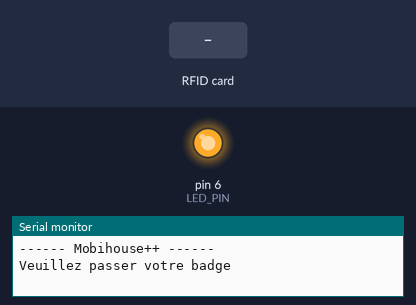
Bench run of a sketch on a simulated Arduino Uno, built for the host (arithmetic inside an expression is 32-bit, double 64-bit). Parts: output pins drawn as LEDs (lit = HIGH), the last lines printed to the serial monitor. Inputs (shaded band) come from the test bench.

Above: at 1.2 s.
1.3 s: RFID card 5E 7A 19 C4 held to the reader
At 6.6 s:
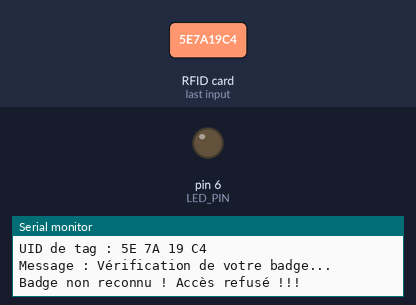
Timing chart, 0 to 10.3 s (numbered marks = the images above; inputs shaded):
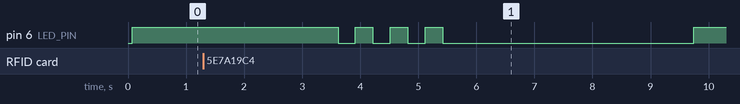

Measured:
- after the input at 1.3 s, pin 6 (LED_PIN): goes 3 × (LOW 0.30 s, HIGH 0.30 s), LOW 4.3 s, then HIGH, starting after 2.3 s

The sketch:

RFID4.ino
```cpp
#include <SPI.h>
#include <MFRC522.h>
#include <Ethernet.h>
//On défini les pin
#define SS_PIN 10
#define RST_PIN 9
#define LED_PIN 6
unsigned long previousMillis=0;
unsigned long interval = 10000L;
unsigned long interval2 = 25000L;
int incomingByte;
byte SerialOK=0;


// Definition des pin du RC522
MFRC522 mfrc522(SS_PIN, RST_PIN);

char st[20];

void setup() {
  // put your setup code here, to run once:
  pinMode(LED_PIN, OUTPUT);

  //initialisation serie(pour le relevé d'information via le moniteur série)
  //et initialisation des deux bibliotheque SPI et MFRC522
  Serial.begin(9600);
  SPI.begin();
  mfrc522.PCD_Init();
  // Message initial (le message afiché au démarrage
  //dans le moniteur serie de notre programme arduino)
  Serial.println("------ Mobihouse++ ------");
  Serial.println("Veuillez passer votre badge");
}

void loop() {
  // put your main code here, to run repeatedly:
if(millis() - previousMillis <= interval)
 {
  if ( ! mfrc522.PICC_IsNewCardPresent())
  {
    digitalWrite(LED_PIN, HIGH);
    return;
  }
  if ( ! mfrc522.PICC_ReadCardSerial())
  {
    digitalWrite(LED_PIN, HIGH);
    return;
  }
  Serial.print("UID de tag :");
  String tag= "";
  byte caractere;
  for (byte i = 0; i < mfrc522.uid.size; i++)
  {
     Serial.print(mfrc522.uid.uidByte[i] < 0x10 ? " 0" : " ");
     Serial.print(mfrc522.uid.uidByte[i], HEX);
     tag.concat(String(mfrc522.uid.uidByte[i] < 0x10 ? " 0" : " "));
     tag.concat(String(mfrc522.uid.uidByte[i], HEX));
  }
  Serial.println();
  Serial.print("Message : ");
  tag.toUpperCase();

 // ici on va vérifier l'autorisation

 if (tag.substring(1) == "30 4B BA 79")
 {
    Serial.println("Vérification de votre badge...");
    delay(2000);
    Serial.println("Acces autorisé ! Vous pouvez entrer");
    digitalWrite(LED_PIN, LOW);
    Serial.println();
    delay(3000);
    digitalWrite(LED_PIN, HIGH);
    Serial.println("Sécurité OFF");
    Serial.println("Désactivé");
    }

  // ici on va vérifier un second badge
  //(il est possible d'ajouter plusieurs "else if" il peut être interessant

   else if (tag.substring(1) == "ED F1 49 15")
    //il suffit d'insérer ci-dessus le tag que l'on souhaite authoriser
    //ici on dit que si le tag = ED F1 49 15 est lu
    //alors on affiche dans le moniteur serie

  // Tag verifie - Acces Autorisé et nous eteignons notre led pendant 3sec
  {
    Serial.println("Vérification de votre badge...");
    delay(2000);
    Serial.println("Acces autorisé ! Vous pouvez entrer");
    digitalWrite(LED_PIN, LOW);
    Serial.println();
    delay(3000);
    digitalWrite(LED_PIN, HIGH);
    Serial.println("Sécurité OFF");
    Serial.println("Désactivé");
  }

  else
  //sinon si le Tag n'est pas valide //on affiche Acces refuse !!!
  {
    Serial.println("Vérification de votre badge...");
    Serial.flush();
    delay(2000);
    Serial.println("Badge non reconnu ! Accès refusé !!!");
    Serial.flush();
    Serial.println();

    // On repete 5 fois
    for (int i= 1; i<5 ; i++)
    {
      digitalWrite(LED_PIN, HIGH);
      delay(300);
      digitalWrite(LED_PIN, LOW);
      delay(300);
    }

    delay(4000);
    if (tag.substring(1) != "30 4B BA 79" && tag.substring(1) != "ED F1 49 15")
    {
      Serial.println("------ Activation de Mobihouse++'s Security ------");
      Serial.flush();
      Serial.println("Prêt");
    }

  }
}

else if(millis() - previousMillis >= interval && millis() - previousMillis <= interval2)
   {
     Serial.println("Aucun badge détecté !");
     Serial.println("Code");
     while(SerialOK==0)
      {
        if(Serial.available())
        {
          incomingByte = Serial.parseInt();//Lecture d'un entier sur le tampon série
          if(incomingByte=="1")
          {
            Serial.println("Code Bon");
            Serial.println("Sécurité OFF");
            Serial.println("Désactivé");
            SerialOK==1;
          }

          else
          {
            Serial.println("Code erroné");
            Serial.println("------ Activation de Mobihouse++'s Security ------");
            Serial.flush();
            Serial.println("Prêt");
            delay(1000);
          }
     /*if(millis() - previousMillis >= interval2)
     {
       Serial.println("------ Activation de Mobihouse++'s Security ------");
       Serial.flush();
       Serial.println("Prêt");
       delay(1000);
       exit(0);
     }*/
   }

   else
   {
     if(millis() - previousMillis >= interval2)
     {
       Serial.println("------ Activation de Mobihouse++'s Security ------");
       Serial.flush();
       Serial.println("Prêt");
       delay(1000);
      /*while(SerialOK==0)
      {
        if(Serial.available() > 0)
        {
          incomingByte = Serial.read();
          if(incomingByte=='0000')
          {
            Serial.println("Code Bon");
            Serial.println("Sécurité OFF");
            Serial.println("Désactivé");
            SerialOK==1;
          }

          else
          {
            Serial.println("Code erroné");
            Serial.println("------ Activation de Mobihouse++'s Security ------");
            Serial.flush();
            Serial.println("Prêt");
            delay(1000);
            exit(0);
          }
        }
      }*/
      }
    }
   }
  }
}
```
